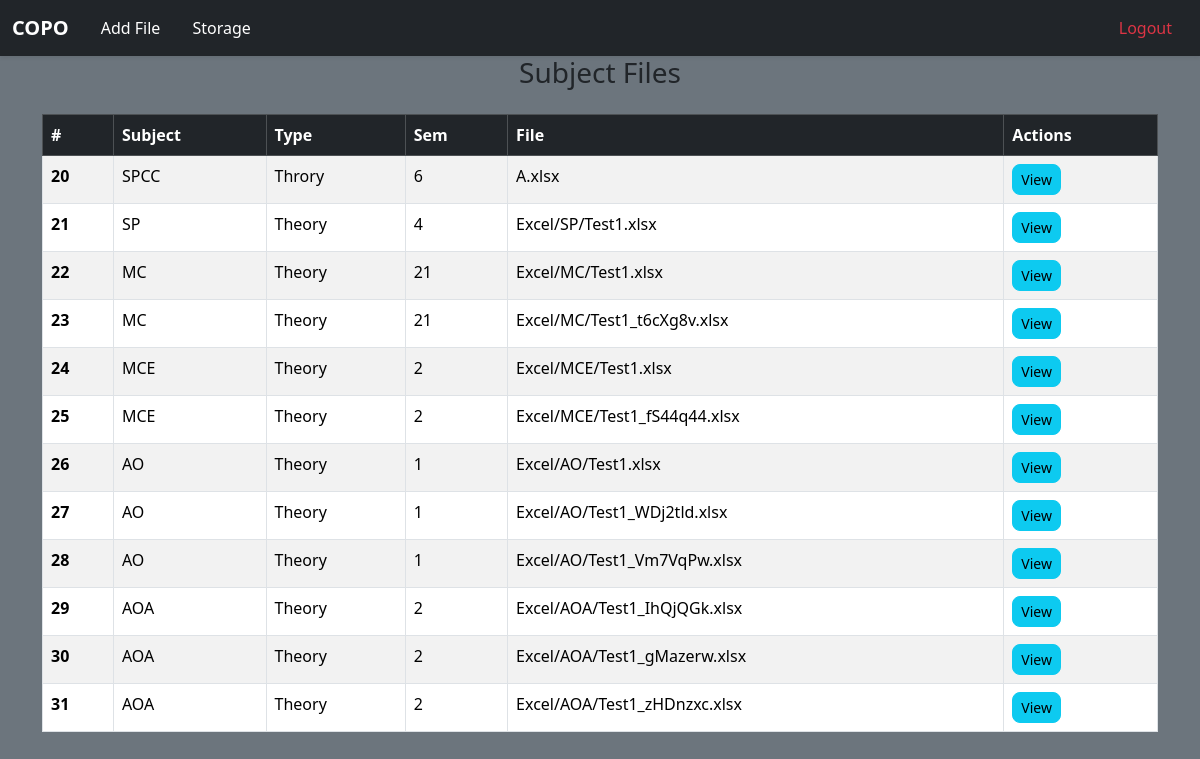
The page /storage/ (signed in) on the database as committed earlier.
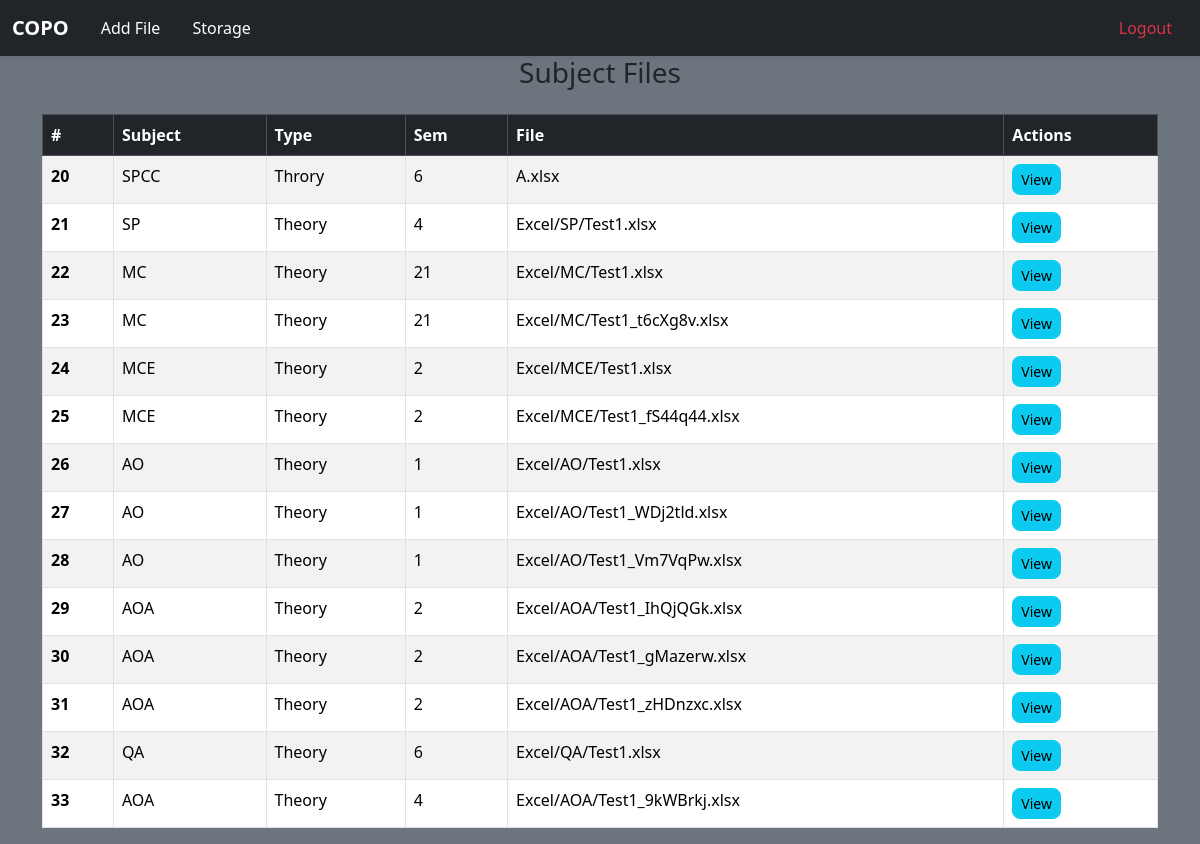
The same page on the database as committed later.
### base/models.py (models this page shows)
class CalculateExcel(models.Model):
    userId = models.ForeignKey(settings.AUTH_USER_MODEL , on_delete=models.CASCADE, default = 1)
    subject = models.CharField(max_length = 20)
    type = models.CharField(max_length = 40,choices = choice)
    semester = models.IntegerField()
    attainment = models.ForeignKey(Attainment, on_delete = models.CASCADE)
    courseOutCome = models.ForeignKey(CourseOutcome, on_delete = models.CASCADE)
    file = models.FileField(upload_to=get_path)

### base/views.py (the view)
# urls.py: path('storage/',views.storage, name='storage'),
@login_required(login_url='user-login')
def storage(request):
    userId = request.user
    print(userId)
    items = CalculateExcel.objects.filter(userId=userId)
    context = {
        'items' : items
    }
    return render(request,'dashboard/storage.html',context)

### templates/dashboard/storage.html
{% extends "partials/base.html" %}
{% block body %}
<div class="container rounded-3">
    <h3 class="text-center mb-4">Subject Files</h3>
    <table class="table table-striped table-bordered rounded-3">
        <thead class="table-dark ">
            <tr>
                <th scope="col">#</th>
                <th scope="col">Subject</th>
                <th scope="col">Type</th>
                <th scope="col">Sem</th>
                <th scope="col">File</th>
                <th scope="col">Actions</th>
            </tr>
        </thead>
        <tbody>
        {% for item in items %}
            <tr>
                <th scope="row">{{ item.id }}</th>
                <td>{{ item.subject }}</td>
                <td>{{ item.type }}</td>
                <td>{{ item.semester }}</td>
                <td>{{ item.file }}</td>
                <td>
                    <a class="btn btn-info btn-sm rounded-3" href="{% url 'view' item.id %}">View</a>
                </td>
            </tr>
        {% endfor %}
        </tbody>
    </table>
</div>
{% endblock body %}

### templates/partials/base.html (shortened to what this page needs)
<!doctype html>
<html lang="en">
  <head>
    <link href="https://cdn.jsdelivr.net/npm/bootstrap@5.3.3/dist/css/bootstrap.min.css" rel="stylesheet">
  </head>
  <body class="bg-secondary">
    {% include "partials/nav.html" %}
    {% block body %} {% endblock %}
  </body>
</html>

### templates/partials/nav.html (shortened to what this page needs)
<nav class="navbar navbar-expand-lg navbar-dark bg-dark shadow-sm">
  <div class="container-fluid">
    <a class="navbar-brand fw-bold text-uppercase" href="#">COPO</a>
    <div class="collapse navbar-collapse" id="navbarNavAltMarkup">
      <div class="navbar-nav w-100 d-flex align-items-center">
        <a
          class="nav-link text-white px-3"
          aria-current="page"
          href="{% url 'index' %}"
          style="transition: color 0.3s ease;"
        >
          Add File
        </a>
        <a
          class="nav-link text-white px-3 me-auto"
          href="{% url 'storage' %}"
          style="transition: color 0.3s ease;"
        >
          Storage
        </a>
        {% if user.is_authenticated %}
        <form method="post" action="{% url 'user-logout' %}" class="d-inline">
          <button
            class="btn btn-outline-light nav-link px-3 text-danger"
            style="border: none; transition: background-color 0.3s ease, color 0.3s ease ;"
            type="submit"
          >
            Logout
          </button>
        </form>
        {% endif %}
      </div>
    </div>
  </div>
</nav>

Rows that differ between the two databases and show on the page:
added CalculateExcel: id "32", subject "QA", type "Theory", semester "6", file "Excel/QA/Test1.xlsx"
added CalculateExcel: id "33", subject "AOA", type "Theory", semester "4", file "Excel/AOA/Test1_9kWBrkj.xlsx"
